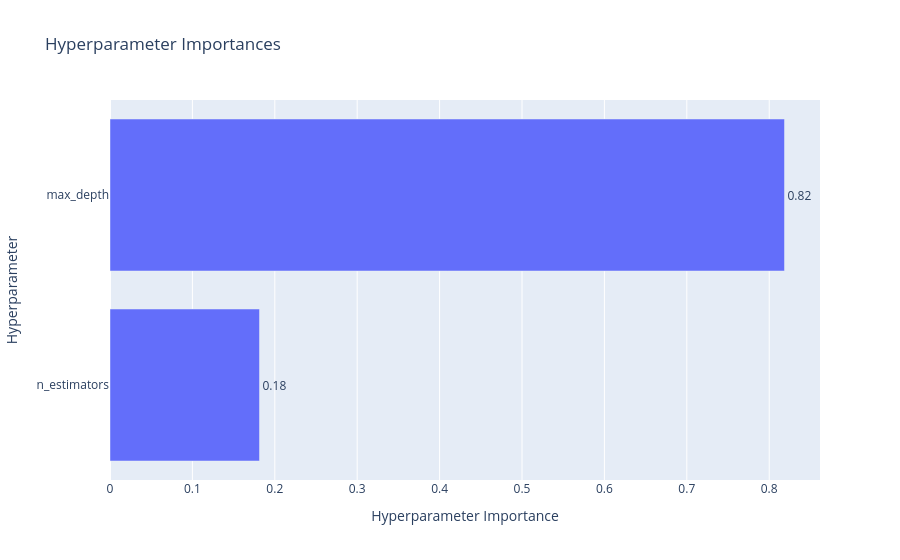

Source (notebook cell):
### Code cell
# 5. Hyperparameter Importance
plot_param_importances(study).show()

### Figure 1 — Plotly figure (JSON) as saved in the notebook; plotly's stock layout.template omitted (floating-point values rounded to 4 significant figures)
{"data": [{"cliponaxis": false, "hovertemplate": ["n_estimators (IntDistribution): 0.1814383073261791<extra></extra>", "max_depth (IntDistribution): 0.8185616926738208<extra></extra>"], "name": "Objective Value", "orientation": "h", "text": ["0.18", "0.82"], "textposition": "outside", "type": "bar", "x": [0.1814, 0.8186], "y": ["n_estimators", "max_depth"]}], "layout": {"title": {"text": "Hyperparameter Importances"}, "xaxis": {"title": {"text": "Hyperparameter Importance"}}, "yaxis": {"title": {"text": "Hyperparameter"}}}}
